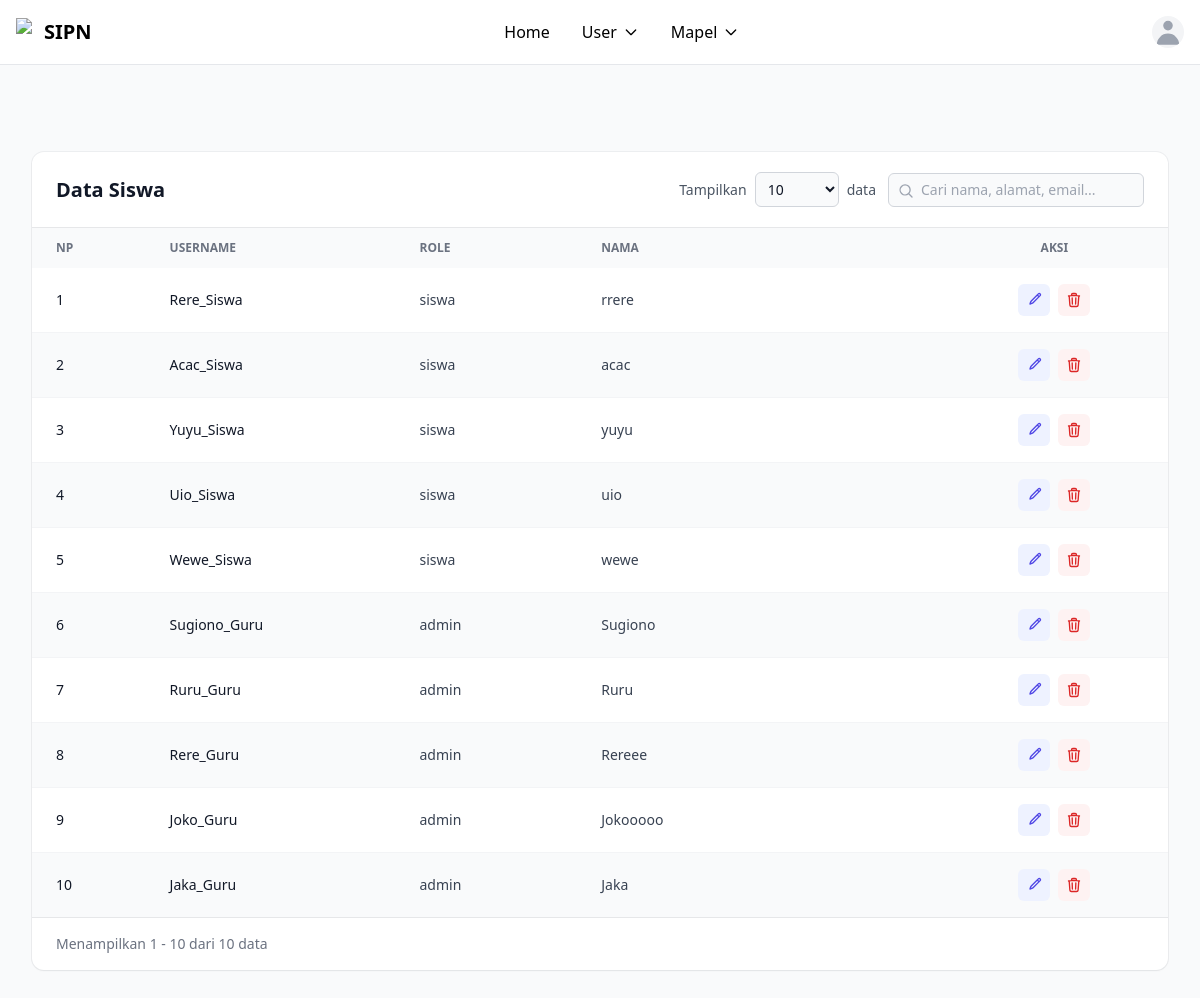
Page /table.php on the committed database.
### tables this page shows
CREATE TABLE `users` (
  `id` int NOT NULL,
  `username` varchar(50) NOT NULL,
  `password` varchar(255) NOT NULL,
  `role` enum('admin','guru','siswa') NOT NULL,
  `created_at` timestamp NOT NULL
);

### table.php (the view, shortened to what this page needs)
<!DOCTYPE html>
<html lang="en">
<head>
  <script src="https://cdn.tailwindcss.com"></script>
</head>
<body class="bg-gray-50 antialiased">
<?php
include "navbar.php";
include __DIR__ . "/kon.php";
$data = [];
$sql = "SELECT
            u.id,
            u.username,
            u.role,
            COALESCE(s.nama, g.nama, '-') AS nama
        FROM users u
        LEFT JOIN siswa s ON u.id = s.users_id
        LEFT JOIN guru g ON u.id = g.user_id
        ORDER BY u.id DESC";
$hasil = mysqli_query($conn, $sql);
while ($row = mysqli_fetch_assoc($hasil)) {
    $data[] = $row;
}
?>
<main class="mx-auto max-w-7xl px-4 pt-32 pb-10 sm:px-6 lg:px-8">
    <div class="bg-white shadow-sm ring-1 ring-gray-900/5 rounded-xl">
        <div class="flex flex-col gap-3 px-6 py-5 border-b border-gray-900/10 sm:flex-row sm:items-center sm:justify-between">
            <h1 class="text-xl font-bold text-gray-900">Data Siswa</h1>
            <div class="flex flex-col gap-3 sm:flex-row sm:items-center">
                <div class="flex items-center gap-2">
                    <label for="showEntries" class="text-sm text-gray-600 whitespace-nowrap">Tampilkan</label>
                    <select id="showEntries" class="rounded-md bg-gray-50 border border-gray-300 text-sm text-gray-900 px-2 py-1.5 outline-none focus:ring-2 focus:ring-indigo-600">
                        <option value="10" selected>10</option>
                    </select>
                    <span class="text-sm text-gray-600 whitespace-nowrap">data</span>
                </div>
                <div class="relative">
                    <svg class="absolute left-2.5 top-2.5 size-4 text-gray-400" fill="none" viewBox="0 0 24 24" stroke-width="2" stroke="currentColor"><path stroke-linecap="round" stroke-linejoin="round" d="m21 21-5.2-5.2m0 0a7.5 7.5 0 1 0-10.6-10.6 7.5 7.5 0 0 0 10.6 10.6Z" /></svg>
                    <input id="searchInput" type="text" placeholder="Cari nama, alamat, email..." class="w-full sm:w-64 rounded-md bg-gray-50 border border-gray-300 pl-8 pr-3 py-1.5 text-sm text-gray-900 outline-none focus:ring-2 focus:ring-indigo-600">
                </div>
            </div>
        </div>
        <div class="relative overflow-x-auto">
            <table class="w-full min-w-[720px] table-fixed text-sm text-left text-gray-700">
                <colgroup>
                    <col class="w-[10%]">
                    <col class="w-[22%]">
                    <col class="w-[16%]">
                    <col class="w-[32%]">
                    <col class="w-[20%]">
                </colgroup>
                <thead class="bg-gray-50 text-xs uppercase text-gray-500">
                    <tr>
                        <th scope="col" class="px-6 py-3 font-semibold">Np</th>
                        <th scope="col" class="px-6 py-3 font-semibold">Username</th>
                        <th scope="col" class="px-6 py-3 font-semibold">Role</th>
                        <th scope="col" class="px-6 py-3 font-semibold">Nama</th>
                        <th scope="col" class="px-6 py-3 font-semibold text-center">Aksi</th>
                    </tr>
                </thead>
                <tbody id="tableBody" class="divide-y divide-gray-100">
                    <?php
                    $no = 1;
                    foreach ($data as $user):
                    ?>
                    <tr class="odd:bg-white even:bg-gray-50 hover:bg-indigo-50/60 transition-colors">
                        <td class="px-6 py-4 font-medium text-gray-900"><?php echo $no++; ?></td>
                        <td class="px-6 py-4 font-medium text-gray-900 truncate" title="<?php echo ($user['username'] ?? ''); ?>"><?php echo ($user['username'] ?? ''); ?></td>
                        <td class="px-6 py-4 whitespace-nowrap"><?php echo ($user['role'] ?? ''); ?></td>
                        <td class="px-6 py-4 truncate" title="<?php echo ($user['nama'] ?? ''); ?>"><?php echo ($user['nama'] ?? ''); ?></td>
                        <td class="px-6 py-4">
                            <div class="flex items-center justify-center gap-2">
                                <a href="edit.php?id=<?php echo $user['id']; ?>&page=table.php" title="Edit" aria-label="Edit"
                                   class="inline-flex items-center justify-center size-8 rounded-md bg-indigo-50 text-indigo-600 hover:bg-indigo-600 hover:text-white transition-colors">
                                    <svg class="size-4" fill="none" viewBox="0 0 24 24" stroke-width="2" stroke="currentColor">
                                        <path stroke-linecap="round" stroke-linejoin="round" d="m16.862 4.487 1.687-1.688a1.875 1.875 0 1 1 2.652 2.652L10.582 16.07a4.5 4.5 0 0 1-1.897 1.13L6 18l.8-2.685a4.5 4.5 0 0 1 1.13-1.897l8.932-8.931Zm0 0L19.5 7.125" />
                                    </svg>
                                </a>
                                <a href="delete.php?id=<?php echo $user['id']; ?>&page=table.php" title="Hapus" aria-label="Hapus"
                                   onclick="return confirm('Yakin ingin menghapus data ini?')"
                                   class="inline-flex items-center justify-center size-8 rounded-md bg-red-50 text-red-600 hover:bg-red-600 hover:text-white transition-colors">
                                </a>
                            </div>
                        </td>
                    </tr>
                    <?php endforeach; ?>
                </tbody>
            </table>
        </div>
        <div class="flex flex-col gap-3 px-6 py-4 border-t border-gray-900/10 sm:flex-row sm:items-center sm:justify-between">
            <p id="entriesInfo" class="text-sm text-gray-500"></p>
        </div>
    </div>
</main>
</body>
</html>

### rows in the picture
users: username "Rere_Siswa", role "siswa", nama "rrere"
users: username "Acac_Siswa", role "siswa", nama "acac"
users: username "Yuyu_Siswa", role "siswa", nama "yuyu"
users: username "Uio_Siswa", role "siswa", nama "uio"
users: username "Wewe_Siswa", role "siswa", nama "wewe"
users: username "Sugiono_Guru", role "admin", nama "Sugiono"
users: username "Ruru_Guru", role "admin", nama "Ruru"
users: username "Rere_Guru", role "admin", nama "Rereee"
users: username "Joko_Guru", role "admin", nama "Jokooooo"
users: username "Jaka_Guru", role "admin", nama "Jaka"
